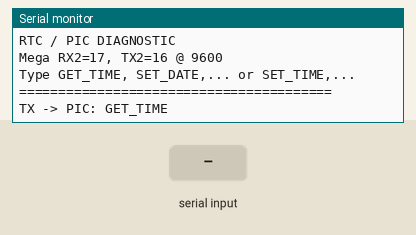
The sketch below on a simulated Arduino Mega 2560, built with avr-gcc and run on an emulated ATmega2560. On the bench: the last lines printed to the serial monitor. The test bench sets the inputs (shaded band).

Above: at 1.5 s.
1.6 s: "TIME,\n" received over Serial
At 1.86 s:
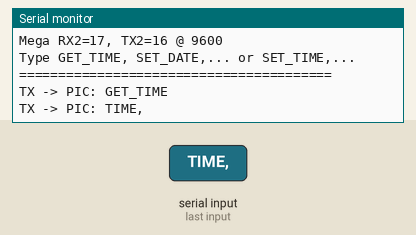
3.1 s: "TIME,\n" received over the second serial link
At 3.8 s:
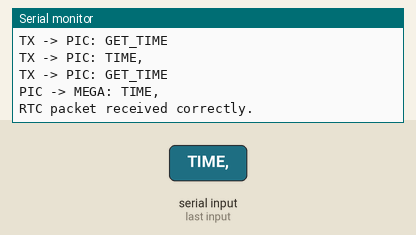
4.6 s: "1\n" received over Serial
At 4.9 s:
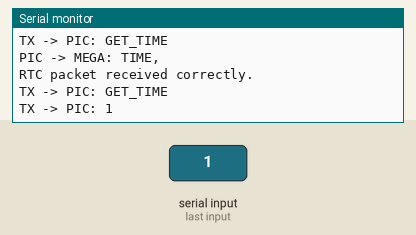
6.1 s: "1\n" received over the second serial link
At 7.3 s:
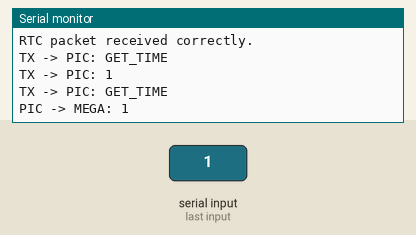

The sketch:

rtc_test.ino
```cpp
/*
  Fingerprint Attendance System - RTC/PIC Diagnostic
  Board: Arduino Mega 2560

  Final project architecture:
    DS3231 is connected to PIC16F877A.
    Mega gets date/time from the PIC through Serial2.

  PIC <-> Mega:
    PIC RC6/TX pin 25 -> Mega RX2 pin 17
    PIC RC7/RX pin 26 <- Mega TX2 pin 16
    Baud: 9600

  This sketch:
    - Requests time from PIC using GET_TIME
    - Displays TIME packets
    - Lets you forward SET_DATE and SET_TIME commands from Serial Monitor

  Serial Monitor examples:
    GET_TIME
    SET_DATE,2026-10-07
    SET_TIME,18:30:00
*/

#define PIC_BAUD 9600

String picLine;
unsigned long lastRequest = 0;

void sendPIC(const String &s) {
  Serial2.print(s);
  Serial2.print("\r\n");
  Serial.print(F("TX -> PIC: "));
  Serial.println(s);
}

void setup() {
  Serial.begin(115200);
  Serial2.begin(PIC_BAUD);
  delay(300);

  Serial.println(F("========================================"));
  Serial.println(F("RTC / PIC DIAGNOSTIC"));
  Serial.println(F("Mega RX2=17, TX2=16 @ 9600"));
  Serial.println(F("Type GET_TIME, SET_DATE,... or SET_TIME,..."));
  Serial.println(F("========================================"));

  sendPIC("GET_TIME");
}

void loop() {
  // Read PIC responses
  while (Serial2.available()) {
    char c = (char)Serial2.read();

    if (c == '\r') continue;

    if (c == '\n') {
      if (picLine.length()) {
        Serial.print(F("PIC -> MEGA: "));
        Serial.println(picLine);

        if (picLine.startsWith("TIME,")) {
          Serial.println(F("RTC packet received correctly."));
        }
        picLine = "";
      }
    } else if (picLine.length() < 80) {
      picLine += c;
    }
  }

  // Forward commands from Serial Monitor to PIC
  if (Serial.available()) {
    String cmd = Serial.readStringUntil('\n');
    cmd.trim();
    if (cmd.length()) sendPIC(cmd);
  }

  // Request time every 2 seconds
  if (millis() - lastRequest >= 2000UL) {
    lastRequest = millis();
    sendPIC("GET_TIME");
  }
}
```

Measured:
- after the input at 1.6 s, the serial monitor: prints a new line at once (image 1)
- after the input at 3.1 s, the serial monitor: prints a new line at once (image 2)
- after the input at 4.6 s, the serial monitor: prints a new line at once (image 3)
- after the input at 6.1 s, the serial monitor: prints a new line at once (image 4)
